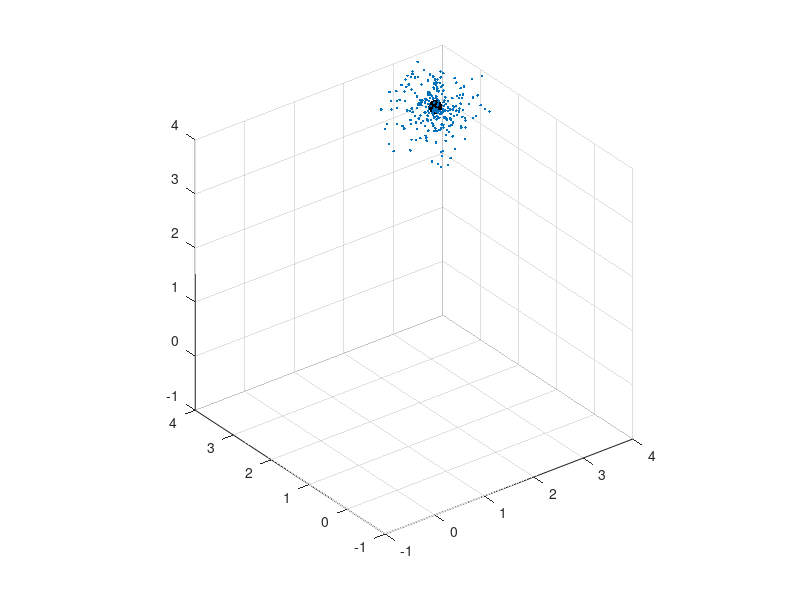
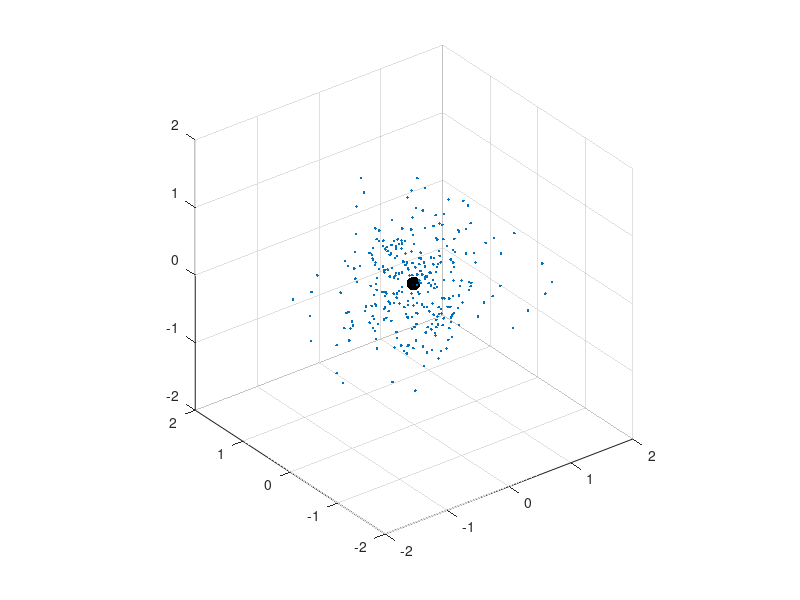

Write the MATLAB code that produced these figures, in order.
N = 300;
th = acos(rand(1,N)*2 - 1);
phi = rand(1,N)*2*pi;
r = rand(1,N);
r0 = [r.*sin(th).*cos(phi);r.*sin(th).*sin(phi);r.*cos(th)];
rG = sum(r0,2)/N;

figure(1)
clf
set(1,'Position', [100,265,560,420])
p1 = plot3(r0(1,:),r0(2,:),r0(3,:),'.');
hold on
G1 = plot3(rG(1),rG(2),rG(3),'k.','MarkerSize',30);
hold off
axis equal
axis([-1,4,-1,4,-1,4])
grid on

figure(2)
clf
set(2,'Position', [661,265,560,420])
p2 = plot3(r0(1,:),r0(2,:),r0(3,:),'.');
hold on
G2 = plot3(rG(1),rG(2),rG(3),'k.','MarkerSize',30);
hold off
axis equal
axis([-2,2,-2,2,-2,2])
grid on

v1 = repmat([1;1;1],1,N);
r2 = r0;
%%
for j = 1:150
    r1 = r0+v1*(j/45);
    rG1 = sum(r1,2)/N;
    set(p1,'XData',r1(1,:),'YData',r1(2,:),'ZData',r1(3,:))
    set(G1,'XData',rG1(1),'YData',rG1(2),'ZData',rG1(3))
    
    v2 = randn(3,N);
    r2 = r2+v2/30;
    rG2 = sum(r2,2)/N;
    set(p2,'XData',r2(1,:),'YData',r2(2,:),'ZData',r2(3,:))
    set(G2,'XData',rG2(1),'YData',rG2(2),'ZData',rG2(3))
    
    pause(0.1)
end

